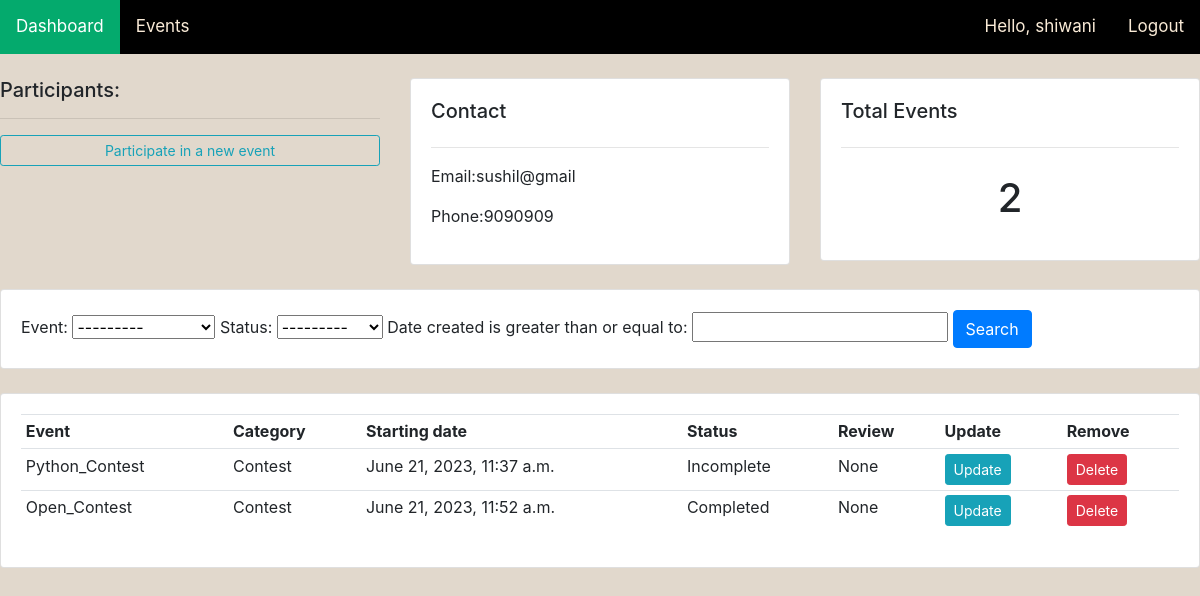
/participant/5/ (signed in), run on the app's committed database.
### event/models.py (models this page shows, shortened)
class Participant(models.Model):
    name= models.CharField(max_length=200, null=True)
    phone= models.CharField(max_length=200, null=True)
    email= models.CharField(max_length=200, null=True)
    date_created= models.DateTimeField(auto_now_add=True, null=True)

class Event(models.Model):
    STATUS=(
        ('Pending','Pending'),
        ('Incomplete', 'Incomplete'),
        ('Completed', 'Completed'),
    )
    participant= models.ForeignKey(Participant, null=True, on_delete= models.SET_NULL)
    event= models.ForeignKey(Product, null=True, on_delete= models.SET_NULL)
    date_created= models.DateTimeField(auto_now_add=True, null=True)
    status= models.CharField(max_length=200, null=True, choices=STATUS)
    review= models.CharField(max_length=500, null=True)

class Product(models.Model):
    CATEGORY=(
        ('Quiz', 'Quiz'),
        ('Practice', 'Practice'),
        ('Contest', 'Contest'),
    )
    name= models.CharField(max_length=200, null=True)
    price= models.FloatField(null=True)
    category= models.CharField(max_length=200, null=True, choices=CATEGORY)
    description= models.CharField(max_length=200, null=True, blank=True)
    date_created= models.DateTimeField(auto_now_add=True, null=True)
    tags= models.ManyToManyField(Tag)
    def __str__(self):
        return self.name

### event/views.py (the view)
# urls.py: path('participant/<str:pk_test>/', views.participant, name="participant"),
@login_required(login_url='login')
def participant(request,pk_test):
    participant= Participant.objects.get(id=pk_test)
    events= participant.event_set.all()
    event_count=events.count()
    myFilter=EventFilter(request.GET, queryset=events)
    events= myFilter.qs
    context={'participant': participant, 'events': events,'event_count':event_count, 'myFilter':myFilter}
    return render(request, 'event/participant.html', context)

### event/templates/event/participant.html
{%  extends 'event/main.html' %}
{% block content %}
    <br>
    <div class="row">
        <div class="col-md">
            <div class=""card card-body>
                <h5>Participants:</h5>
                <hr>
                <a class="btn btn-outline-info  btn-sm btn-block" href="{% url 'create_event' participant.id %}">Participate in a new event</a>
            </div>
        </div>
        <div class="col-md">
            <div class="card card-body">
                <h5>Contact</h5>
                <hr>
                <p>Email:{{participant.email}}</p>
                <p>Phone:{{participant.phone}} </p>
            </div>
        </div>
        <div class="col-md">
            <div class="card card-body">
                <h5>Total Events</h5>
                <hr>
                <h1 style="text-align: center; padding: 10px">{{event_count}}</h1>
            </div>
        </div>
    </div>
<br>
    <div class="row">
        <div class="col">
            <div class="card card-body">
                <form method="get">
                    {{myFilter.form}}
                <button class="btn btn-primary" type="submit">Search</button>
                </form>
            </div>
        </div>
    </div>
    <br>
    <div class="row">
        <div class="col-md">
            <div class="card card-body">
                <table class="table table-sm">
                    <tr>
                        <th>Event</th>
                        <th>Category</th>
                        <th>Starting date</th>
                        <th>Status</th>
                        <th>Review</th>
                        <th>Update</th>
                        <th>Remove</th>
                    </tr>
                    {% for event in events %}
                    <tr>
                        <td>{{event.event}}</td>
                        <td>{{event.event.category}}</td>
                        <td>{{event.date_created}}</td>
                        <td>{{event.status}}</td>
                        <td>{{event.review}}</td>
                        <td><a class="btn btn-sm btn-info" href="{% url 'update_event' event.id %}">Update</a></td>
                        <td><a class="btn btn-sm btn-danger" href="{% url 'delete_event' event.id %}">Delete</a></td>
                    </tr>
                    {% endfor %}
                </table>
            </div>
        </div>
    </div>
{% endblock %}

### event/templates/event/navbar.html (shortened to what this page needs)
{% load static %}
<nav class="whole">
    <div class="h_and_p">
      <a class="home" href="{% url 'home' %}">Dashboard</a>
      <a class="products" href="{% url 'products' %}">Events</a>
      <a class="hello-msg" href="{% url 'logout' %}">Logout</a>
      <a class="hello-msg">Hello, {{request.user}}</a>
    </div>
  </nav>

### static/css/main.css (style rules this page uses)
body { background-color: rgb(225, 216, 204); }

### event/templates/event/navbar.html (style rules this page uses)
.whole { background-color: black; overflow: hidden; }
.whole a { float: left; color:antiquewhite; text-align:center; padding: 14px 16px; text-decoration: none; font-size: 17px; }
.whole a.home { background-color: #04AA6D; color: white; }
.whole a.hello-msg { float:right; color:antiquewhite; text-align:center; padding: 14px 16px; text-decoration: none; font-size: 17px; }

### data on the page
Participant: email "sushil@gmail", phone "9090909"
Event: event "Python_Contest", event.category "Contest", date_created "June 21, 2023, 11:37 a.m.", status "Incomplete", review "None"
Event: event "Open_Contest", event.category "Contest", date_created "June 21, 2023, 11:52 a.m.", status "Completed", review "None"

### other printed values
{{ request.user }} "shiwani"
{{ event_count }} "2"
